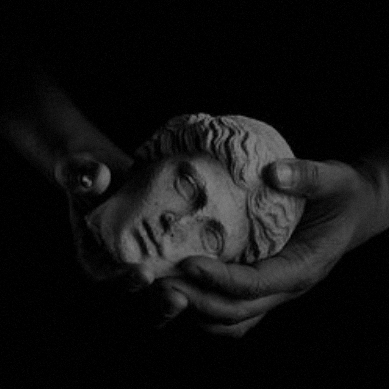
#> input picture assignment-1-transformations/2/data/statue.png, 389 x 389 px
$ python myForegroundMask.py   (older library calls are emulated)
#> lines starting #> are read from the running program, lines starting #| are printed output that depends on the picture; after the words box and inside, x2 and y2 are one past the last pixel; in counts of white or black regions, pixels touching at a corner belong together
import numpy as np
from PIL import Image
from matplotlib import pyplot as plt


def threshold_img(img_path, k=50):
#> called with img_path = '../data/statue.png', k = 50
    img = Image.open(img_path)
#> img is the input picture: PIL image 389x389 L; min 0, max 128, mean 16.6
    img = np.array(img)
    mask = 255 * (img > k)
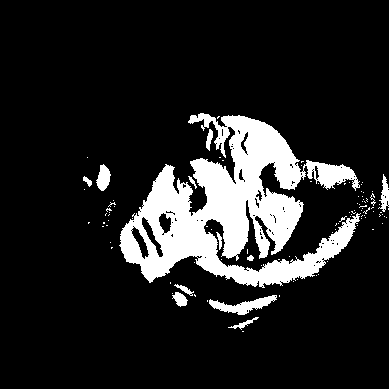
#> mask: shape (389, 389) int64; 13.7% white; 101 white regions (88 under 20 px), largest, box (x1, y1, x2, y2) and area: (119, 113, 361, 288) 18944, (209, 295, 277, 315) 569, (96, 164, 111, 191) 259
    masked_img = img * (img > k)
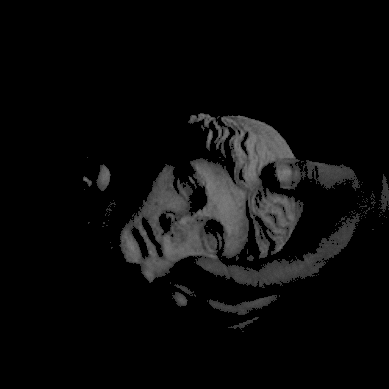
#> masked_img: shape (389, 389); min 0, max 128, mean 10.9

    plt.subplot(1, 3, 1)
    plt.imshow(img, cmap='gray')
    plt.title('Original Image')

    plt.subplot(1, 3, 2)
    plt.imshow(mask, cmap='gray')
    plt.title('Foreground Mask')

    plt.subplot(1, 3, 3)
    plt.imshow(masked_img, cmap='gray')
    plt.title('Masked Image')
    plt.show()
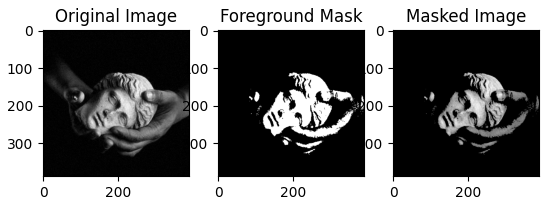
#> figure drawn by matplotlib, 3 panels

    return (img > k).astype(np.int)

if __name__ == "__main__":
    threshold_img('../data/statue.png')
